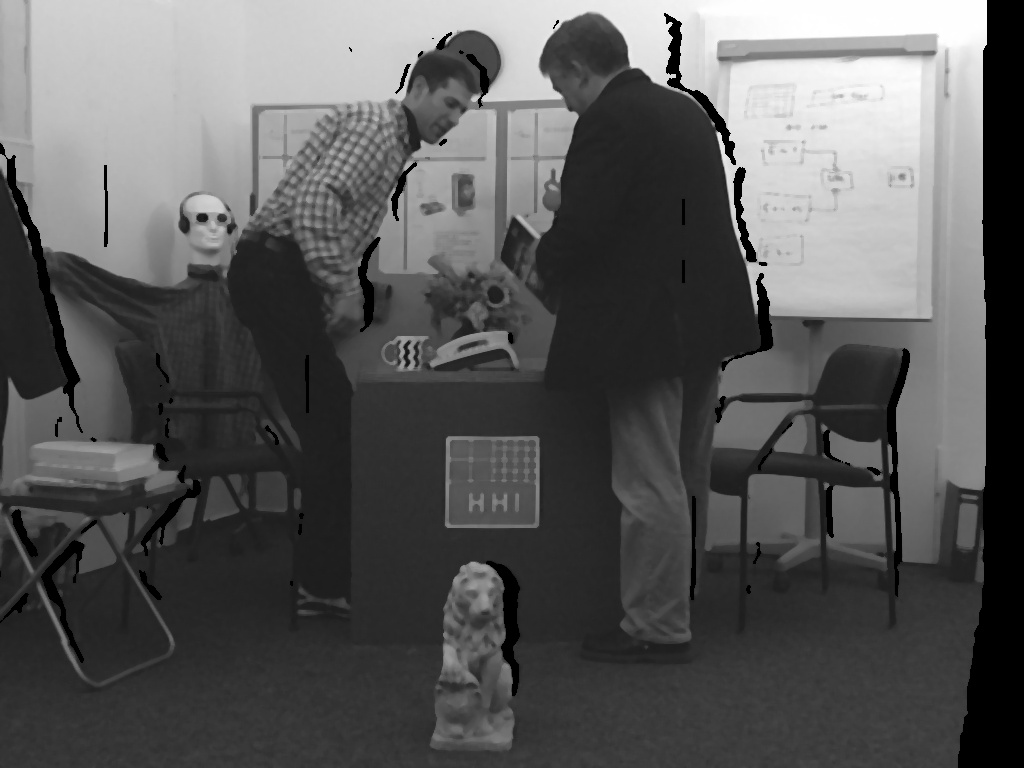
%> input picture 3_2.jpg, 1024 x 768 px
$ octave --eval "result = vinit_code(imread('../3_2.jpg'));"   (GNU Octave 9; MATLAB toolbox functions it lacks are replaced by stand-ins)
%> lines starting %> are read from the running program, lines starting %| are printed output that depends on the picture

function score = vinit_code(img)

plus=0.001;
th1=35;
size1=5;
th=25;
avg=3;

[m,n,~]=size(img);
G=rgb2gray(double(img));
medfil=medfilt2(G,[size1,size1]);
aaa=ones(avg,avg)/(avg*avg);
t=(abs(G-medfil)*1);%figure(1);imshow(mat2gray(t))
t=filter2(aaa,t,'same');%figure(2);imshow(mat2gray(t))

t(t<th)=0;%figure(3);imshow(t/10)
b=std2(t);

t(t<th1)=0;%figure(4);imshow(t/10)
b1=std2(t);

score(1)=b+b1;
score(2)=b*b1;
score(3)=(b*b1+plus)/(b^2+plus);
score(4)=(b*b1+plus)/(b1^2+plus);
score(5)=(2*b*b1+plus)/(b^2+b1^2+plus);

function grayImage = rgb2gray(rgbImage)
try
[rows, columns, numberOfColorChannels] = size(rgbImage);
if numberOfColorChannels  == 3
  % It's color, need to convert it to grayscale.
  redChannel = rgbImage(:, :, 1);
  greenChannel = rgbImage(:, :, 2);
  blueChannel = rgbImage(:, :, 3);
  % Do the weighted sum.
  grayImage = .299*double(redChannel) + ...
              .587*double(greenChannel) + ...
              .114*double(blueChannel);
  % You probably want to convert it back to uint8 so you can display it.
  grayImage = uint8(grayImage);
else
  % It's already gray scale.
  grayImage = rgbImage;  % Input image is not really RGB color.
end
catch ME
errorMessage = sprintf('Error in function %s() at line %d.\n\nError Message:\n%s', ...
    ME.stack(1).name, ME.stack(1).aline, ME.message);
fprintf(1, '%s\n', errorMessage);
uiwait(warndlg(errorMessage));
end
%> in vinit_code, `t=(abs(G-medfil)*1);`:
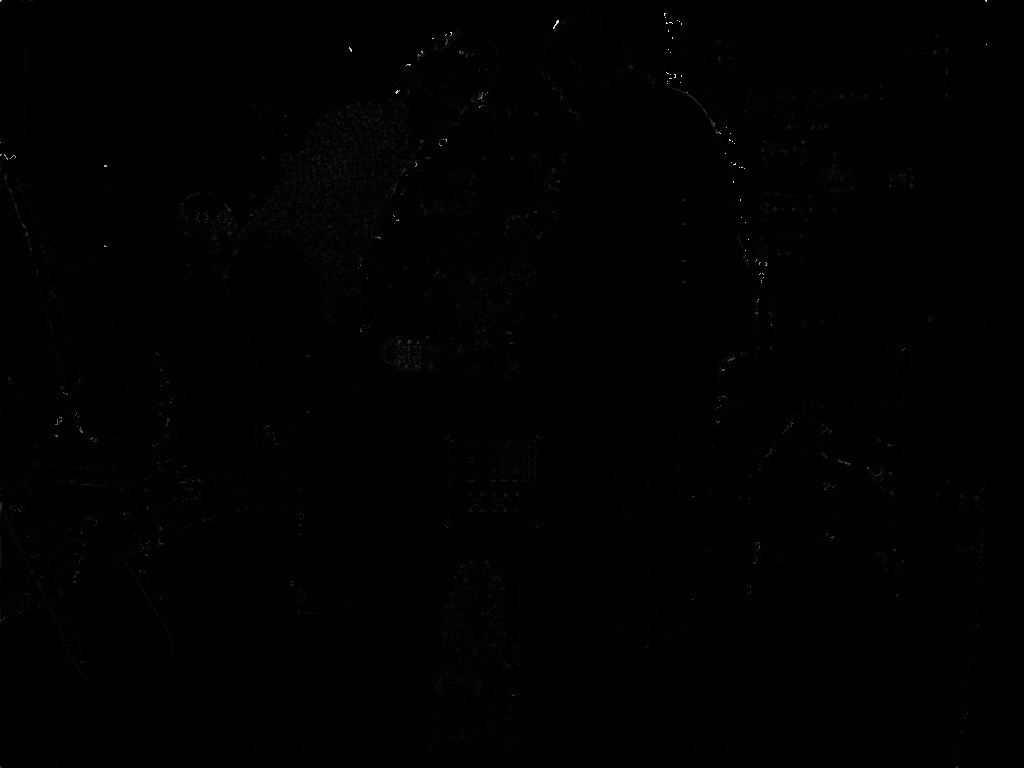
%> t: size 768x1024 double; min 0, max 254, mean 0.8
%> in vinit_code, `b=std2(t);`: b = 1.73
%> in vinit_code, `t(t<th1)=0;`: t: size 768x1024 double; min 0, max 194.7, mean 0
%> in vinit_code, `b1=std2(t);`: b1 = 1.6
%> `result = vinit_code(imread('../3_2.jpg'));`: result = [3.34 2.78 0.925 1.08 0.997]

$ run again, on 3_50903.jpg
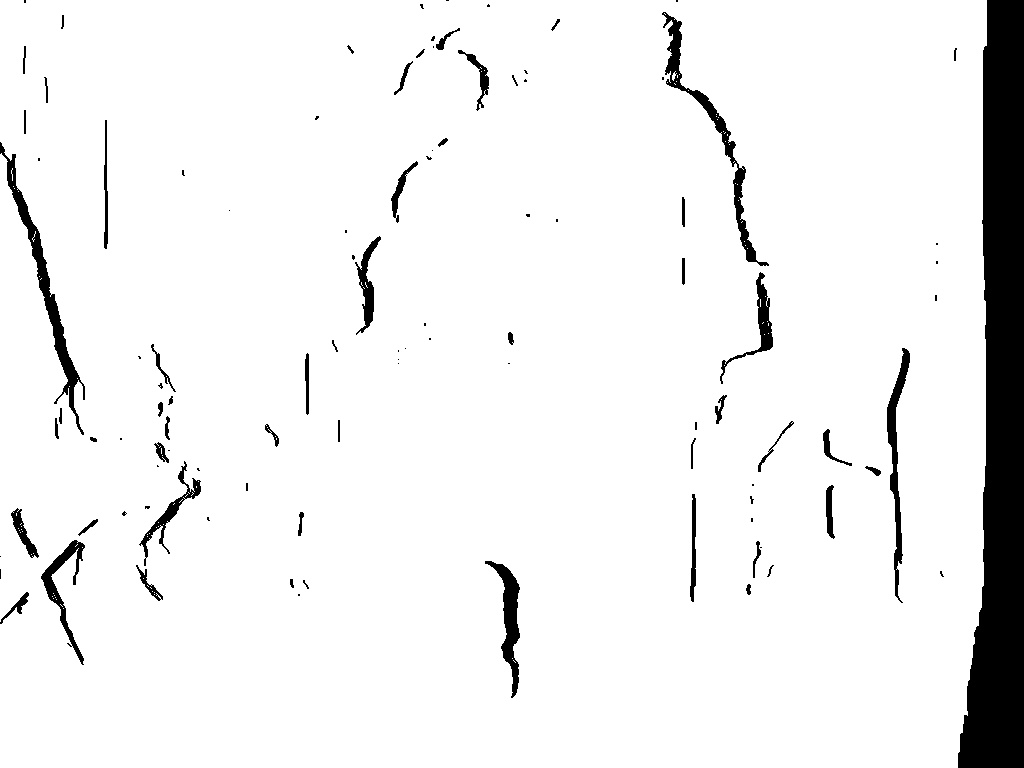
%> input picture 3_50903.jpg, 1024 x 768 px
%> in vinit_code, `t=(abs(G-medfil)*1);`:
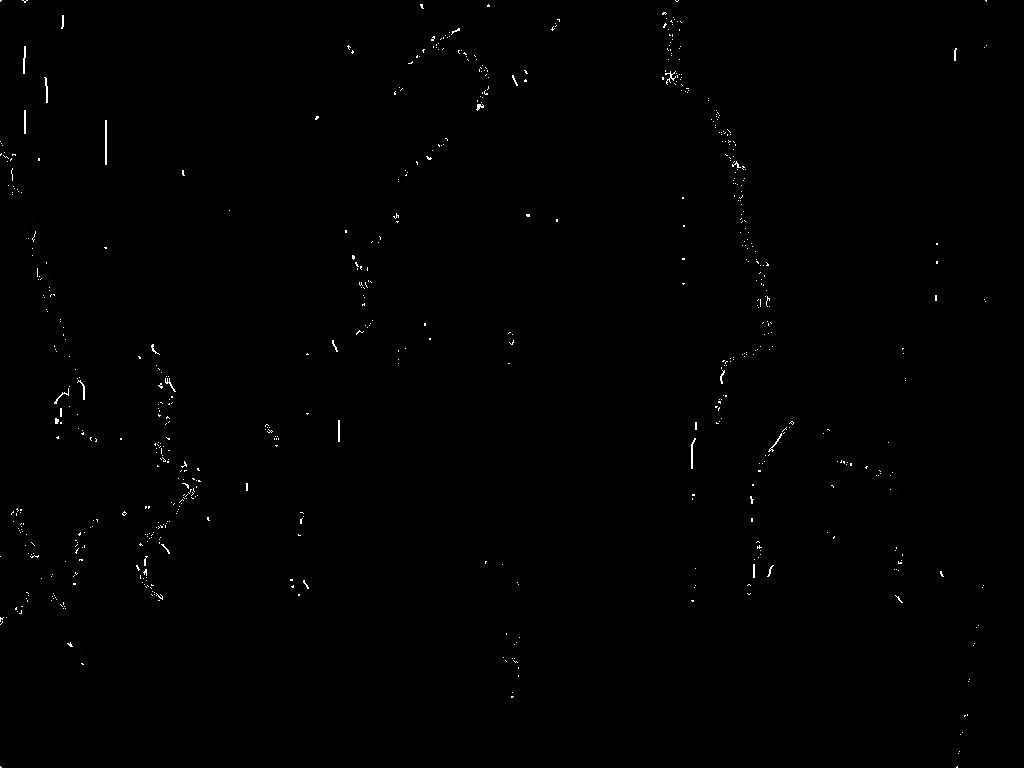
%> t: size 768x1024 double; min 0, max 255, mean 0.9
%> b = 9.02
%> b1 = 8.75
%> result = [17.76 78.85 0.97 1.03 1]

$ run again, on Subtracted_10_21627.jpg
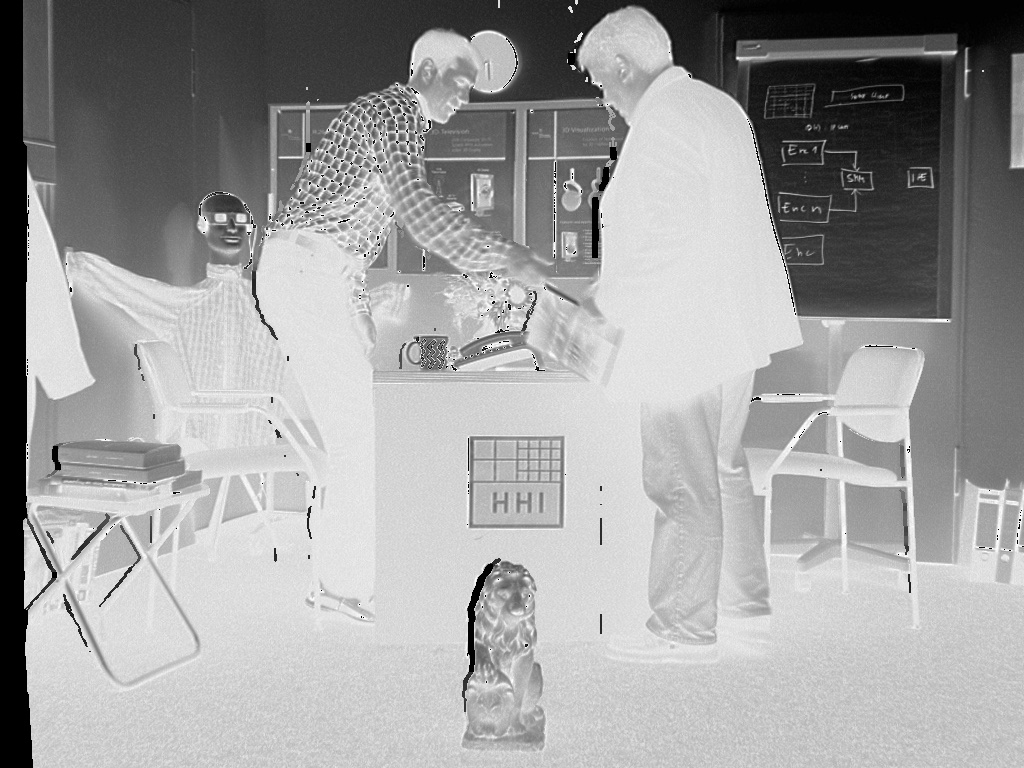
%> input picture Subtracted_10_21627.jpg, 1024 x 768 px
%> in vinit_code, `t=(abs(G-medfil)*1);`:
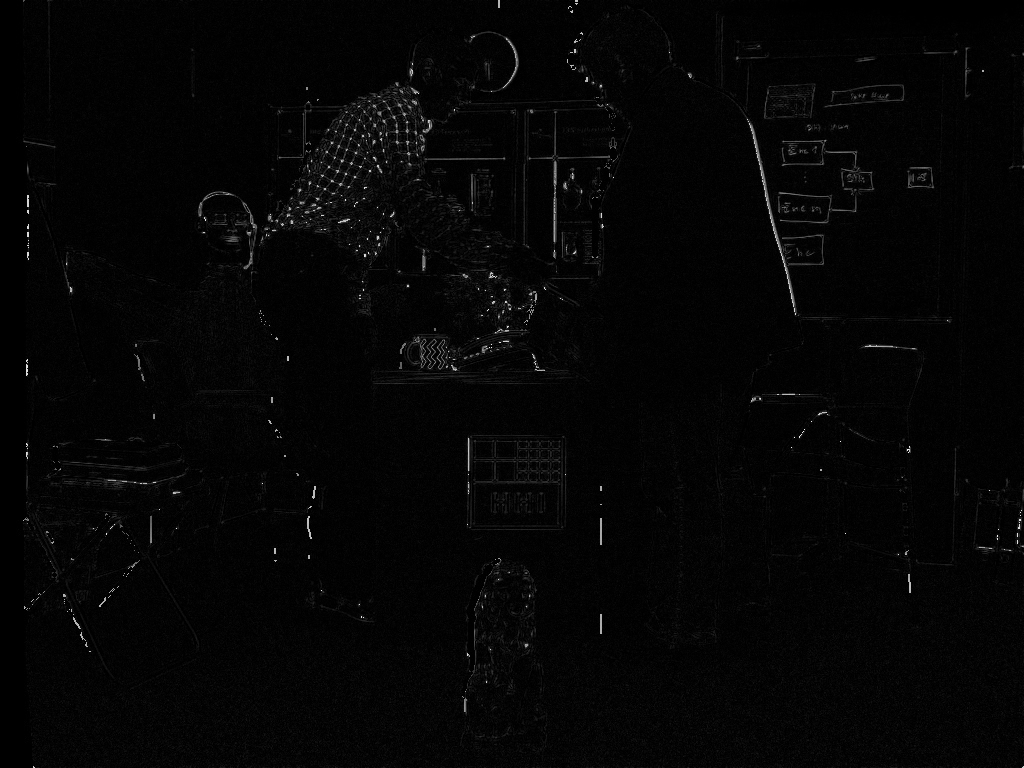
%> t: size 768x1024 double; min 0, max 245, mean 5
%> b = 8.54
%> b1 = 8.11
%> result = [16.65 69.28 0.95 1.05 0.999]
